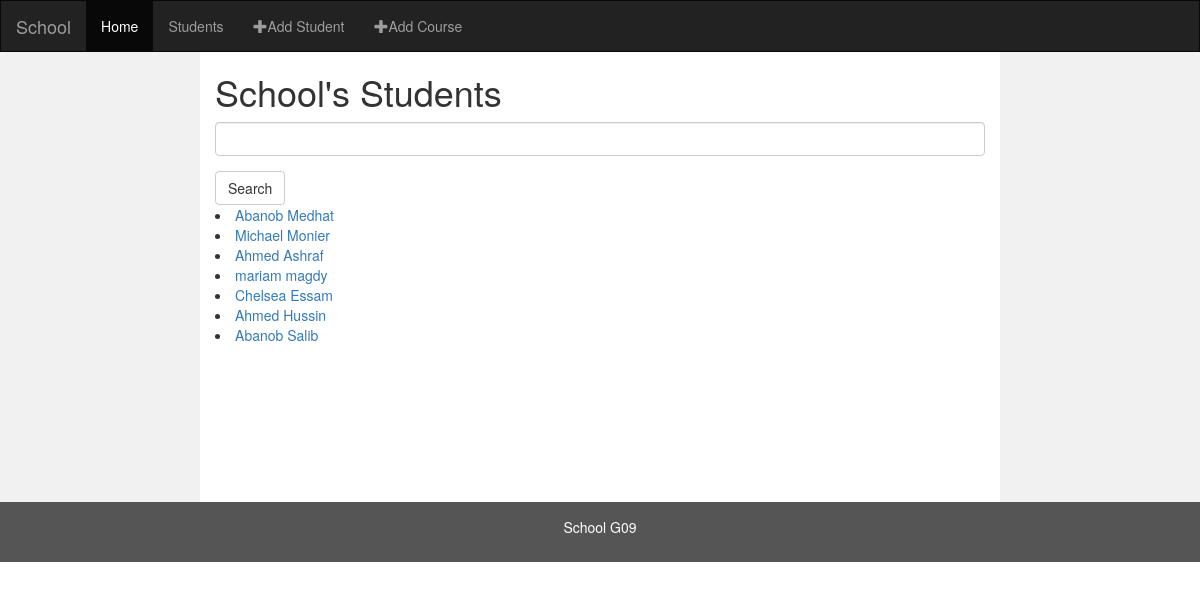
Before: /school/ with the older database file.
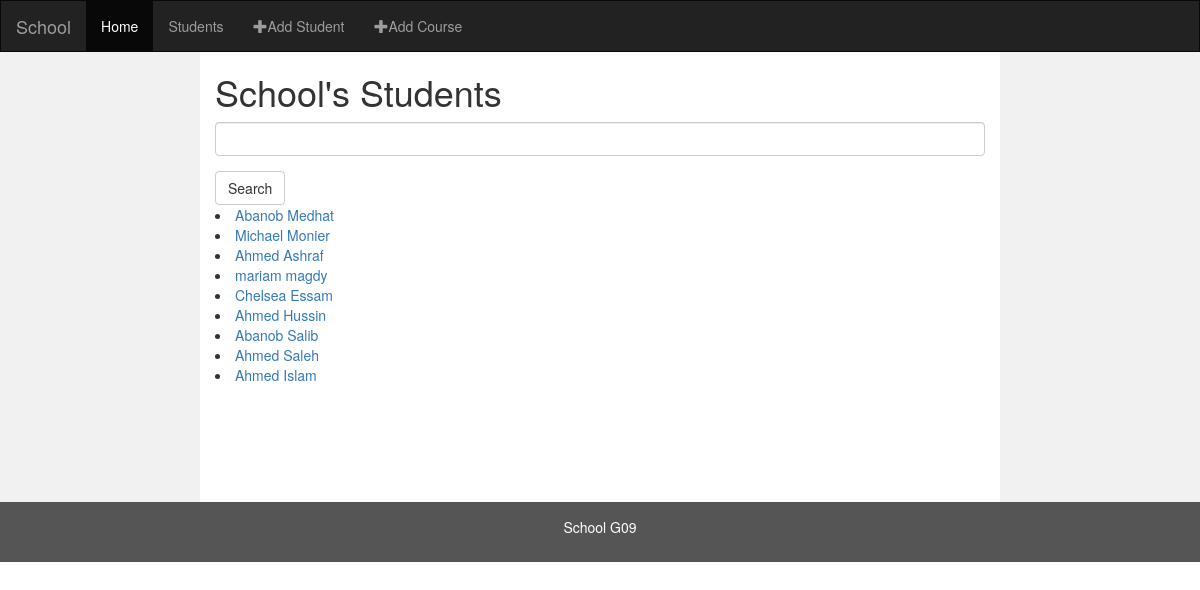
After: the same page with the newer database file.
### school/models.py (models this page shows, shortened)
class Student(models.Model):
    name = models.CharField(max_length=500)
    ac_year = models.CharField(max_length=50)

### school/views.py (the view)
# urls.py: path('', views.show, name='show'),
def show(request):
    all_students = Student.objects.all()
    context = {'all_students': all_students}
    return render(request, 'school/show.html', context)

### school/templates/school/show.html (shortened to what this page needs)
<!DOCTYPE html>
<html lang="en">
<head>
  <link rel="stylesheet" href="https://maxcdn.bootstrapcdn.com/bootstrap/3.3.7/css/bootstrap.min.css">
</head>
<body>
<nav class="navbar navbar-inverse">
  <div class="container-fluid">
    <div class="navbar-header">
      <a class="navbar-brand" href="{% url 'show' %}" >School</a>
    </div>
    <div class="collapse navbar-collapse" id="myNavbar">
      <ul class="nav navbar-nav">
        <li class="active"><a href="{% url 'show' %}">Home</a></li>
        <li><a href="{% url 'students' %}">Students</a></li>
        <li>
            <a href="{% url 'addstudent' %}">
                <span class="glyphicon glyphicon-plus" aria-hidden="true"></span>Add Student
            </a>
        </li>
        <li>
            <a href="{% url 'course' %}">
                <span class="glyphicon glyphicon-plus" aria-hidden="true"></span>Add Course
            </a>
        </li>
      </ul>
    </div>
  </div>
</nav>
<div class="container-fluid text-center">
  <div class="row content">
    <div class="col-sm-2 sidenav">
    </div>
    <div class="col-sm-8 text-left">
      <h1>School's Students</h1>
      <form role="search" method="get" action="{% url 'search' %}">
          <div class="form-group">
              <input type="text" class="form-control" name="q" value="">
          </div>
          <button type="submit" class="btn btn-default">Search</button>
          {% for stu in all_students %}
       <li><a href="{% url 'content' stu.id %}" >{{ stu.name }}</a></li>
        </form>
    {% endfor %}
    </div>
    <div class="col-sm-2 sidenav">
    </div>
  </div>
</div>
<footer class="container-fluid text-center">
  <p>School G09</p>
</footer>
</body>
</html>

### school/templates/school/show.html (style rules this page uses)
.navbar { margin-bottom: 0; border-radius: 0; }
.row.content { height: 450px }
.sidenav { padding-top: 20px; background-color: #f1f1f1; height: 100%; }
footer { background-color: #555; color: white; padding: 15px; }

Changed rows visible on the page:
added Student: name "Ahmed Saleh"
added Student: name "Ahmed Islam"
